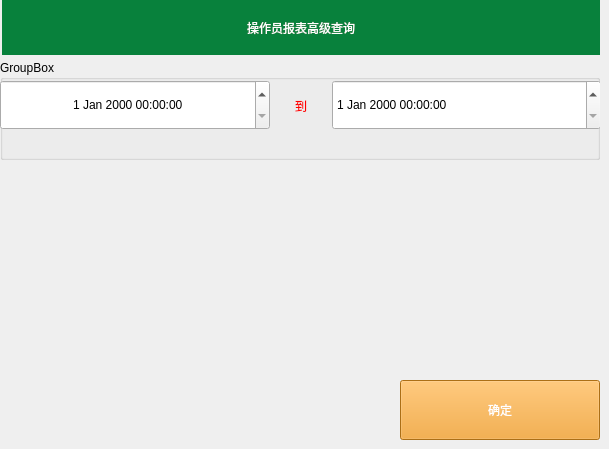
   <widget class="QWidget" name="page_18">
    <widget class="QLabel" name="label_59">
     <property name="geometry">
      <rect>
       <x>2</x>
       <y>0</y>
       <width>598</width>
       <height>55</height>
      </rect>
     </property>
     <property name="styleSheet">
      <string notr="true">font: 20pt &quot;Sans Serif&quot;;
color: rgb(255, 255, 255);
background-color: rgb(8, 129, 60);</string>
     </property>
     <property name="text">
      <string>操作员报表高级查询</string>
     </property>
     <property name="alignment">
      <set>Qt::AlignCenter</set>
     </property>
    </widget>
    <widget class="QGroupBox" name="groupBox_12">
     <property name="geometry">
      <rect>
       <x>0</x>
       <y>60</y>
       <width>600</width>
       <height>100</height>
      </rect>
     </property>
     <property name="title">
      <string>GroupBox</string>
     </property>
     <widget class="QWidget" name="horizontalLayoutWidget_7">
      <property name="geometry">
       <rect>
        <x>0</x>
        <y>0</y>
        <width>601</width>
        <height>91</height>
       </rect>
      </property>
      <layout class="QHBoxLayout" name="horizontalLayout_9">
       <item>
        <widget class="QDateTimeEdit" name="dateTimeEdit_5">
         <property name="minimumSize">
          <size>
           <width>0</width>
           <height>50</height>
          </size>
         </property>
         <property name="styleSheet">
          <string notr="true">font: 16pt &quot;Sans Serif&quot;;
color: rgb(0, 0, 0);</string>
         </property>
         <property name="alignment">
          <set>Qt::AlignCenter</set>
         </property>
         <property name="dateTime">
          <datetime>
           <hour>0</hour>
           <minute>0</minute>
           <second>0</second>
           <year>2000</year>
           <month>1</month>
           <day>1</day>
          </datetime>
         </property>
         <property name="currentSection">
          <enum>QDateTimeEdit::MonthSection</enum>
         </property>
        </widget>
       </item>
       <item>
        <widget class="QLabel" name="label_62">
         <property name="maximumSize">
          <size>
           <width>50</width>
           <height>16777215</height>
          </size>
         </property>
         <property name="styleSheet">
          <string notr="true">font: 16pt &quot;Sans Serif&quot;;
color: rgb(255, 0, 0);</string>
         </property>
         <property name="text">
          <string>到</string>
         </property>
         <property name="alignment">
          <set>Qt::AlignCenter</set>
         </property>
        </widget>
       </item>
       <item>
        <widget class="QDateTimeEdit" name="dateTimeEdit_6">
         <property name="minimumSize">
          <size>
           <width>0</width>
           <height>50</height>
          </size>
         </property>
         <property name="styleSheet">
          <string notr="true">font: 16pt &quot;Sans Serif&quot;;
color: rgb(0, 0, 0);</string>
         </property>
        </widget>
       </item>
      </layout>
     </widget>
    </widget>
    <widget class="QToolButton" name="toolButton_21">
     <property name="geometry">
      <rect>
       <x>400</x>
       <y>380</y>
       <width>200</width>
       <height>60</height>
      </rect>
     </property>
     <property name="styleSheet">
      <string notr="true">background-color: rgb(241, 156, 31);
color: rgb(255, 255, 255);
font: 16pt &quot;Sans Serif&quot;;</string>
     </property>
     <property name="text">
      <string>确定</string>
     </property>
    </widget>
   </widget>
